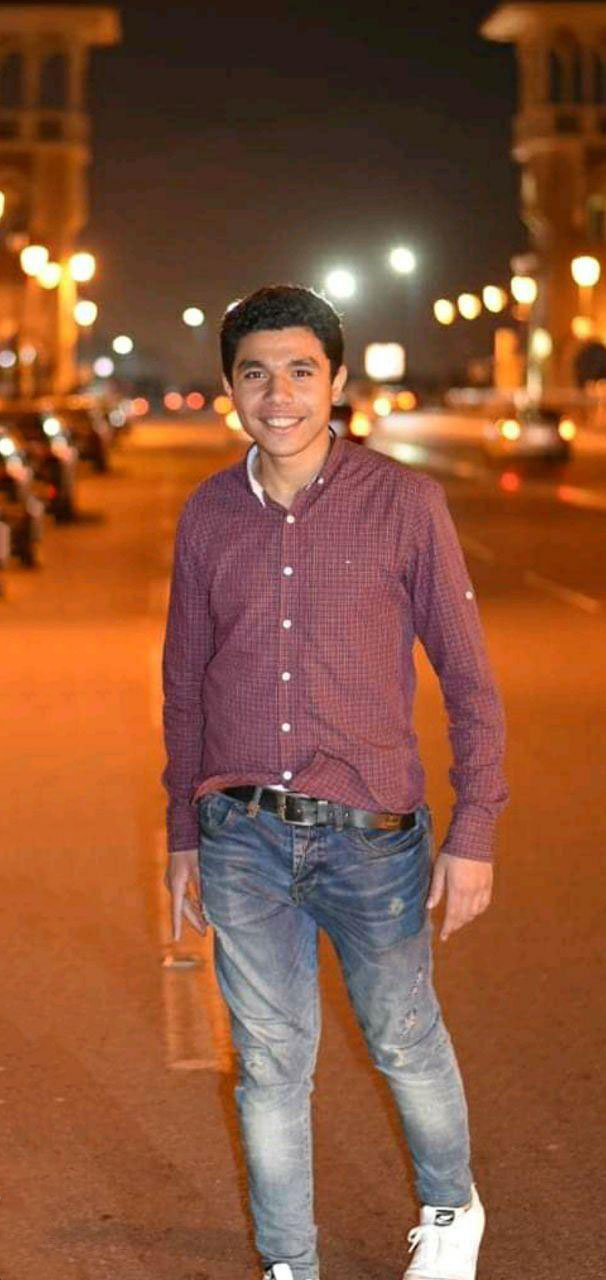
#> input picture image.jpg, 606 x 1280 px
$ python histogram.py
#> lines starting #> are read from the running program, lines starting #| are printed output that depends on the picture
import cv2
from matplotlib import pyplot as plt
img = cv2.imread('image.jpg', 0)
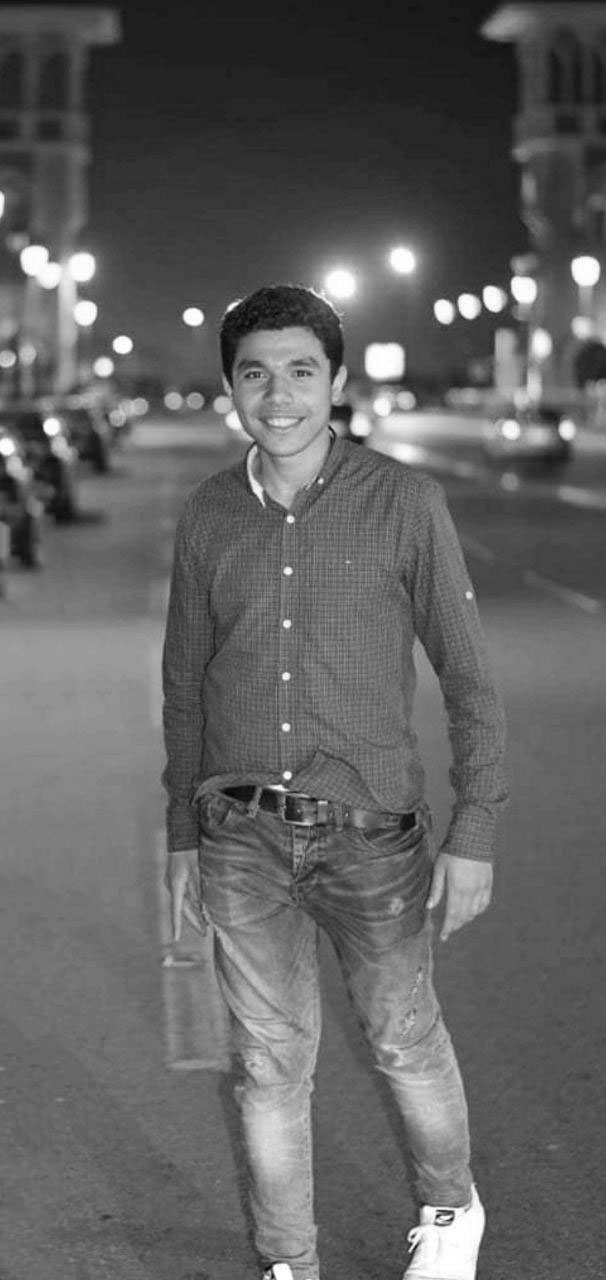
#> img: shape (1280, 606); min 3, max 255, mean 97.4
plt.subplot(2, 2, 1)
plt.imshow(img, cmap='gray')
plt.title('image')
###
im_equ = cv2.equalizeHist(img)
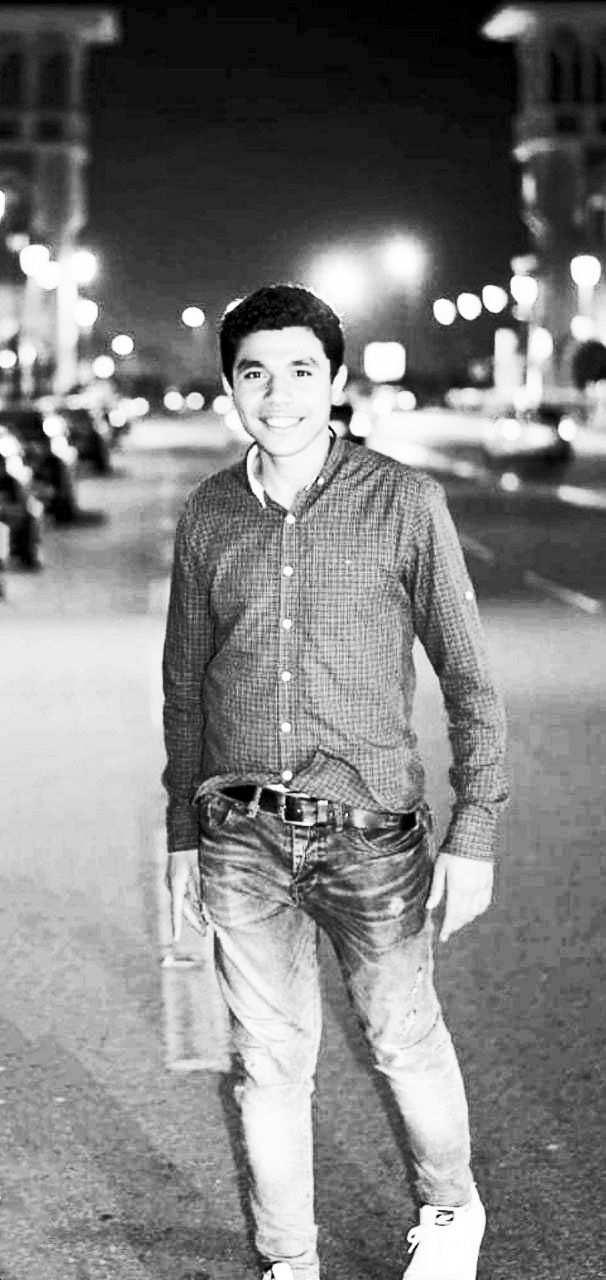
#> im_equ: shape (1280, 606); min 0, max 255, mean 128.5
plt.subplot(2, 2, 2)
plt.hist(img.ravel(), 256, [0, 256], label='org')
###
plt.subplot(2, 2, 3)
plt.imshow(im_equ, cmap='gray')
plt.title('image_hist')
plt.subplot(2, 2, 4)
plt.hist(im_equ.ravel(), 256, [0, 256], label='equalize')
plt.show()
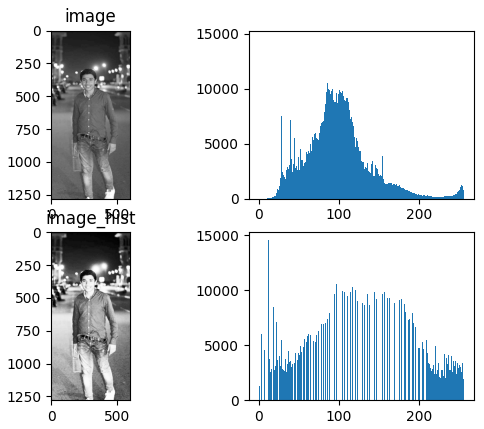
#> figure drawn by matplotlib, 4 panels; panel 2: tallest bar 14549 high, from x = 31 to 32; panel 4: tallest bar 14549 high, from x = 12 to 13
